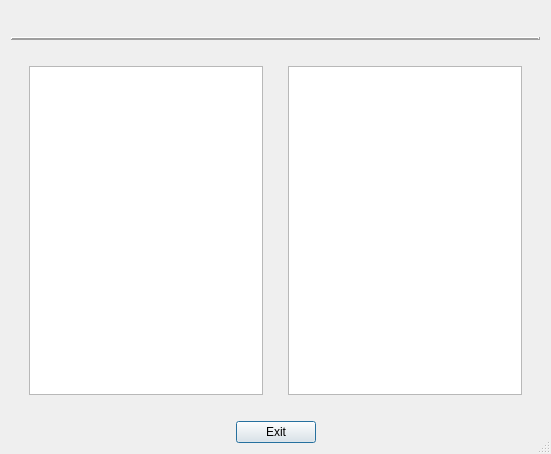
<?xml version="1.0" encoding="UTF-8"?>
<ui version="4.0">
 <class>YearlyBudgetSummaryDialog</class>
 <widget class="QDialog" name="YearlyBudgetSummaryDialog">
  <property name="windowModality">
   <enum>Qt::ApplicationModal</enum>
  </property>
  <property name="geometry">
   <rect>
    <x>0</x>
    <y>0</y>
    <width>551</width>
    <height>454</height>
   </rect>
  </property>
  <property name="windowTitle">
   <string>Yearly Budget Summary</string>
  </property>
  <property name="sizeGripEnabled">
   <bool>true</bool>
  </property>
  <property name="modal">
   <bool>true</bool>
  </property>
  <layout class="QVBoxLayout" name="verticalLayout_2">
   <item>
    <layout class="QVBoxLayout" name="verticalLayout">
     <item>
      <layout class="QHBoxLayout" name="horizontalLayout">
       <item>
        <spacer name="horizontalSpacer">
         <property name="orientation">
          <enum>Qt::Horizontal</enum>
         </property>
         <property name="sizeHint" stdset="0">
          <size>
           <width>40</width>
           <height>20</height>
          </size>
         </property>
        </spacer>
       </item>
       <item>
        <widget class="QLabel" name="labelDialogTitle">
         <property name="text">
          <string>&lt;YearlyBudgetSummary&gt;</string>
         </property>
         <property name="alignment">
          <set>Qt::AlignCenter</set>
         </property>
        </widget>
       </item>
       <item>
        <spacer name="horizontalSpacer_2">
         <property name="orientation">
          <enum>Qt::Horizontal</enum>
         </property>
         <property name="sizeHint" stdset="0">
          <size>
           <width>40</width>
           <height>20</height>
          </size>
         </property>
        </spacer>
       </item>
      </layout>
     </item>
     <item>
      <widget class="Line" name="line">
       <property name="frameShadow">
        <enum>QFrame::Raised</enum>
       </property>
       <property name="lineWidth">
        <number>2</number>
       </property>
       <property name="orientation">
        <enum>Qt::Horizontal</enum>
       </property>
      </widget>
     </item>
     <item>
      <spacer name="horizontalSpacer_4">
       <property name="orientation">
        <enum>Qt::Horizontal</enum>
       </property>
       <property name="sizeHint" stdset="0">
        <size>
         <width>40</width>
         <height>20</height>
        </size>
       </property>
      </spacer>
     </item>
     <item>
      <layout class="QHBoxLayout" name="horizontalLayout_2">
       <item>
        <spacer name="horizontalSpacer_5">
         <property name="orientation">
          <enum>Qt::Horizontal</enum>
         </property>
         <property name="sizeHint" stdset="0">
          <size>
           <width>40</width>
           <height>20</height>
          </size>
         </property>
        </spacer>
       </item>
       <item>
        <layout class="QVBoxLayout" name="verticalLayout_3">
         <item>
          <widget class="QTableView" name="tableViewExpenseSummary">
           <property name="font">
            <font>
             <pointsize>9</pointsize>
            </font>
           </property>
           <property name="cornerButtonEnabled">
            <bool>false</bool>
           </property>
           <attribute name="horizontalHeaderMinimumSectionSize">
            <number>20</number>
           </attribute>
           <attribute name="verticalHeaderMinimumSectionSize">
            <number>15</number>
           </attribute>
           <attribute name="verticalHeaderDefaultSectionSize">
            <number>25</number>
           </attribute>
          </widget>
         </item>
        </layout>
       </item>
       <item>
        <spacer name="horizontalSpacer_3">
         <property name="orientation">
          <enum>Qt::Horizontal</enum>
         </property>
         <property name="sizeHint" stdset="0">
          <size>
           <width>40</width>
           <height>20</height>
          </size>
         </property>
        </spacer>
       </item>
       <item>
        <layout class="QVBoxLayout" name="verticalLayout_4">
         <item>
          <widget class="QTableView" name="tableViewInvestmentSummary">
           <property name="font">
            <font>
             <pointsize>9</pointsize>
            </font>
           </property>
           <property name="cornerButtonEnabled">
            <bool>false</bool>
           </property>
           <attribute name="horizontalHeaderMinimumSectionSize">
            <number>20</number>
           </attribute>
           <attribute name="verticalHeaderMinimumSectionSize">
            <number>15</number>
           </attribute>
           <attribute name="verticalHeaderDefaultSectionSize">
            <number>25</number>
           </attribute>
          </widget>
         </item>
        </layout>
       </item>
       <item>
        <spacer name="horizontalSpacer_6">
         <property name="orientation">
          <enum>Qt::Horizontal</enum>
         </property>
         <property name="sizeHint" stdset="0">
          <size>
           <width>40</width>
           <height>20</height>
          </size>
         </property>
        </spacer>
       </item>
      </layout>
     </item>
     <item>
      <spacer name="horizontalSpacer_7">
       <property name="orientation">
        <enum>Qt::Horizontal</enum>
       </property>
       <property name="sizeHint" stdset="0">
        <size>
         <width>40</width>
         <height>20</height>
        </size>
       </property>
      </spacer>
     </item>
     <item>
      <layout class="QHBoxLayout" name="horizontalLayout_3">
       <item>
        <spacer name="horizontalSpacer_8">
         <property name="orientation">
          <enum>Qt::Horizontal</enum>
         </property>
         <property name="sizeHint" stdset="0">
          <size>
           <width>40</width>
           <height>20</height>
          </size>
         </property>
        </spacer>
       </item>
       <item>
        <widget class="QPushButton" name="pushButtonExit">
         <property name="text">
          <string>Exit</string>
         </property>
        </widget>
       </item>
       <item>
        <spacer name="horizontalSpacer_9">
         <property name="orientation">
          <enum>Qt::Horizontal</enum>
         </property>
         <property name="sizeHint" stdset="0">
          <size>
           <width>40</width>
           <height>20</height>
          </size>
         </property>
        </spacer>
       </item>
      </layout>
     </item>
    </layout>
   </item>
  </layout>
 </widget>
 <resources/>
 <connections/>
</ui>
